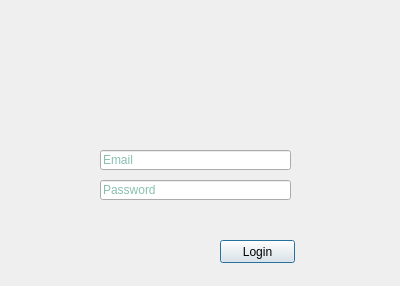
<?xml version="1.0" encoding="UTF-8"?>
<ui version="4.0">
 <class>Dialog</class>
 <widget class="QDialog" name="Dialog">
  <property name="geometry">
   <rect>
    <x>0</x>
    <y>0</y>
    <width>400</width>
    <height>286</height>
   </rect>
  </property>
  <property name="windowTitle">
   <string>Mind Over Math - Login</string>
  </property>
  <widget class="QPushButton" name="login_button">
   <property name="geometry">
    <rect>
     <x>220</x>
     <y>240</y>
     <width>75</width>
     <height>23</height>
    </rect>
   </property>
   <property name="text">
    <string>Login</string>
   </property>
  </widget>
  <widget class="QLineEdit" name="email_field">
   <property name="geometry">
    <rect>
     <x>100</x>
     <y>150</y>
     <width>191</width>
     <height>20</height>
    </rect>
   </property>
   <property name="palette">
    <palette>
     <active>
      <colorrole role="Text">
       <brush brushstyle="SolidPattern">
        <color alpha="255">
         <red>20</red>
         <green>130</green>
         <blue>100</blue>
        </color>
       </brush>
      </colorrole>
     </active>
     <inactive>
      <colorrole role="Text">
       <brush brushstyle="SolidPattern">
        <color alpha="255">
         <red>20</red>
         <green>130</green>
         <blue>100</blue>
        </color>
       </brush>
      </colorrole>
     </inactive>
     <disabled>
      <colorrole role="Text">
       <brush brushstyle="SolidPattern">
        <color alpha="255">
         <red>120</red>
         <green>120</green>
         <blue>120</blue>
        </color>
       </brush>
      </colorrole>
     </disabled>
    </palette>
   </property>
   <property name="inputMask">
    <string/>
   </property>
   <property name="text">
    <string/>
   </property>
   <property name="placeholderText">
    <string>Email</string>
   </property>
  </widget>
  <widget class="QLineEdit" name="password_field">
   <property name="geometry">
    <rect>
     <x>100</x>
     <y>180</y>
     <width>191</width>
     <height>20</height>
    </rect>
   </property>
   <property name="palette">
    <palette>
     <active>
      <colorrole role="Text">
       <brush brushstyle="SolidPattern">
        <color alpha="255">
         <red>20</red>
         <green>130</green>
         <blue>100</blue>
        </color>
       </brush>
      </colorrole>
     </active>
     <inactive>
      <colorrole role="Text">
       <brush brushstyle="SolidPattern">
        <color alpha="255">
         <red>20</red>
         <green>130</green>
         <blue>100</blue>
        </color>
       </brush>
      </colorrole>
     </inactive>
     <disabled>
      <colorrole role="Text">
       <brush brushstyle="SolidPattern">
        <color alpha="255">
         <red>120</red>
         <green>120</green>
         <blue>120</blue>
        </color>
       </brush>
      </colorrole>
     </disabled>
    </palette>
   </property>
   <property name="echoMode">
    <enum>QLineEdit::Password</enum>
   </property>
   <property name="placeholderText">
    <string>Password</string>
   </property>
  </widget>
  <widget class="QLabel" name="label">
   <property name="geometry">
    <rect>
     <x>140</x>
     <y>30</y>
     <width>114</width>
     <height>100</height>
    </rect>
   </property>
   <property name="text">
    <string/>
   </property>
   <property name="pixmap">
    <pixmap>gfx/mindovermath.png</pixmap>
   </property>
  </widget>
  <widget class="QLabel" name="error_label">
   <property name="geometry">
    <rect>
     <x>100</x>
     <y>210</y>
     <width>191</width>
     <height>16</height>
    </rect>
   </property>
   <property name="palette">
    <palette>
     <active>
      <colorrole role="WindowText">
       <brush brushstyle="SolidPattern">
        <color alpha="255">
         <red>255</red>
         <green>0</green>
         <blue>0</blue>
        </color>
       </brush>
      </colorrole>
      <colorrole role="Text">
       <brush brushstyle="SolidPattern">
        <color alpha="255">
         <red>0</red>
         <green>0</green>
         <blue>0</blue>
        </color>
       </brush>
      </colorrole>
      <colorrole role="ButtonText">
       <brush brushstyle="SolidPattern">
        <color alpha="255">
         <red>0</red>
         <green>0</green>
         <blue>0</blue>
        </color>
       </brush>
      </colorrole>
     </active>
     <inactive>
      <colorrole role="WindowText">
       <brush brushstyle="SolidPattern">
        <color alpha="255">
         <red>255</red>
         <green>0</green>
         <blue>0</blue>
        </color>
       </brush>
      </colorrole>
      <colorrole role="Text">
       <brush brushstyle="SolidPattern">
        <color alpha="255">
         <red>0</red>
         <green>0</green>
         <blue>0</blue>
        </color>
       </brush>
      </colorrole>
      <colorrole role="ButtonText">
       <brush brushstyle="SolidPattern">
        <color alpha="255">
         <red>0</red>
         <green>0</green>
         <blue>0</blue>
        </color>
       </brush>
      </colorrole>
     </inactive>
     <disabled>
      <colorrole role="WindowText">
       <brush brushstyle="SolidPattern">
        <color alpha="255">
         <red>120</red>
         <green>120</green>
         <blue>120</blue>
        </color>
       </brush>
      </colorrole>
      <colorrole role="Text">
       <brush brushstyle="SolidPattern">
        <color alpha="255">
         <red>120</red>
         <green>120</green>
         <blue>120</blue>
        </color>
       </brush>
      </colorrole>
      <colorrole role="ButtonText">
       <brush brushstyle="SolidPattern">
        <color alpha="255">
         <red>120</red>
         <green>120</green>
         <blue>120</blue>
        </color>
       </brush>
      </colorrole>
     </disabled>
    </palette>
   </property>
   <property name="font">
    <font>
     <weight>75</weight>
     <bold>true</bold>
    </font>
   </property>
   <property name="text">
    <string/>
   </property>
   <property name="alignment">
    <set>Qt::AlignRight|Qt::AlignTrailing|Qt::AlignVCenter</set>
   </property>
  </widget>
 </widget>
 <resources/>
 <connections/>
</ui>
